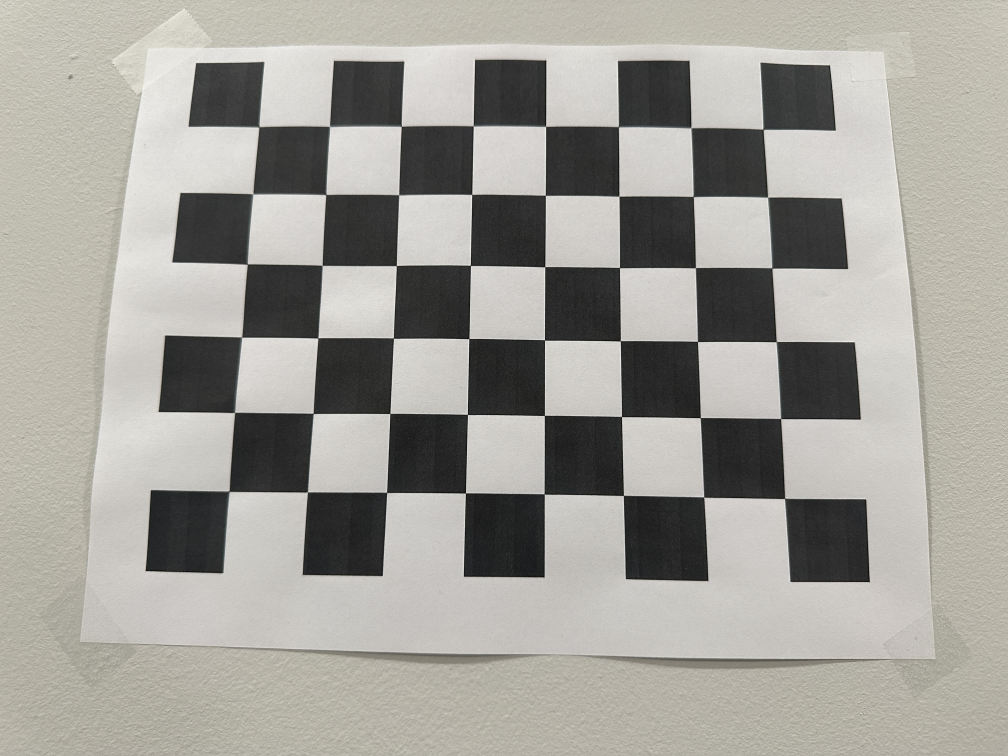
#> input picture calibrationPics/IMG_9552.JPG, 4032 x 3024 px, found by its file name (shown at 1/4 size); its folder holds only this picture in this run
$ python fcoronad_project3.py
#> lines starting #> are read from the running program, lines starting #| are printed output that depends on the picture; after the words box and inside, x2 and y2 are one past the last pixel; in counts of white or black regions, pixels touching at a corner belong together
import cv2 as cv
import numpy as np
from matplotlib import pyplot as plt
import time
# from google.colab.patches import cv2_imshow
import os

def calibrate(image_list):

    chessboard_dims = (8, 6)

    calibration_results = {}
    pts_3d = []

    # intialize world array with zeros of the shape 12x3
    pts_3d = np.zeros((chessboard_dims[0] * chessboard_dims[1], 3), np.float32)
    # create grid of coordinates the size of the chessboard then transpose and reshape into array
    pts_3d[:, :2] = np.mgrid[0:chessboard_dims[0], 0:chessboard_dims[1]].T.reshape(-1, 2)

    points_3d = []
    points_2d = []

    for img in img_list:
        project3_path = '/home/fabrizzio/Downloads/Grad_School/673/project3/'
        print('current img is: ', img)
        pic = cv.imread(project3_path + img)
        pic = cv.resize(pic, (1920, 1080))
        gray_pic = cv.cvtColor(pic, cv.COLOR_BGR2GRAY)
        ret, corners = cv.findChessboardCorners(gray_pic, chessboard_dims, None)

        if corners is not None:
            # print("corners is not None for", img)

            # define the termination criteria
            criteria = (cv.TERM_CRITERIA_EPS + cv.TERM_CRITERIA_MAX_ITER, 30, 0.001)
            # refine corner locations
            corners = cv.cornerSubPix(gray_pic, corners, (9, 9), (-1, -1), criteria)

            points_2d.append(corners) # append 2d points
            points_3d.append(pts_3d)
            cv.drawChessboardCorners(pic, chessboard_dims, corners, True)
            cv.imshow("corners on " + img + " before calibration", pic)
            # cv.waitKey(2000)
            cv.destroyAllWindows()

        else:
            print('corners is None for', img)

    print("gathering calibration coefficients...")
    # dist_coeffs is the distortion coefficient, R is rotation, T is translation
    # K is the calibration matrix
    ret, K, dist_coeffs, R, T = cv.calibrateCamera(
        points_3d, points_2d, gray_pic.shape[::-1], None, None)

    return K, dist_coeffs, R, T, points_3d, points_2d

calibration_pics = "calibrationPics/" # define folder with pictures
pictures = os.listdir(calibration_pics) # get list of all files in folder
img_list = [] # declare img_list as a list
chessboard_size = 26 # mm


# gather images in list to go through them when performing calibration
for file in pictures:
  if file.lower().endswith('.jpg'):
    img_path = os.path.join(calibration_pics, file) # identify path to image
    img_list.append(img_path) # append to list
    # print(img_path)
# print("img_list: ", img_list)

K, dist_coeffs, R, T, points_3d, points_2d = calibrate(img_list)
#> in calibrate, pic is the input picture: shape (3024, 4032, 3); mean B, G, R 153.5, 159.8, 161.6
#> in calibrate, `pic = cv.resize(pic, (1920, 1080))`:
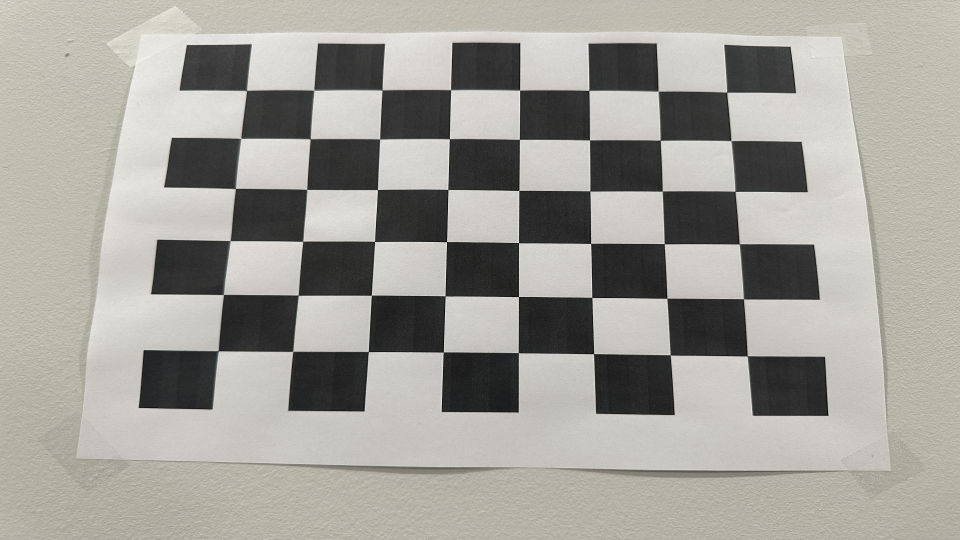
#> pic: shape (1080, 1920, 3) (shown at 1/2 size); mean B, G, R 153.4, 159.7, 161.5
#> in calibrate, `ret, corners = cv.findChessboardCorners(gray_pic, chessboard_dims, None)`: ret = True; corners = 48 rows, first 8: [493.7, 181.7], [628.3, 181.2], [764.7, 180.8], [901.6, 180.4], [1039.6, 180.9], [1177.9, 181.5], [1316.3, 183.1], [1453.6, 184.8]
#> in calibrate, `corners = cv.cornerSubPix(gray_pic, corners, (9, 9), (-1, -1), criteria)`: corners = 48 rows, first 8: [493.6, 181.5], [628.3, 181], [764.7, 180.6], [901.6, 180.2], [1039.7, 180.7], [1177.9, 181.4], [1316.5, 182.8], [1453.7, 185]
#> in calibrate, `cv.drawChessboardCorners(pic, chessboard_dims, corners, True)`:
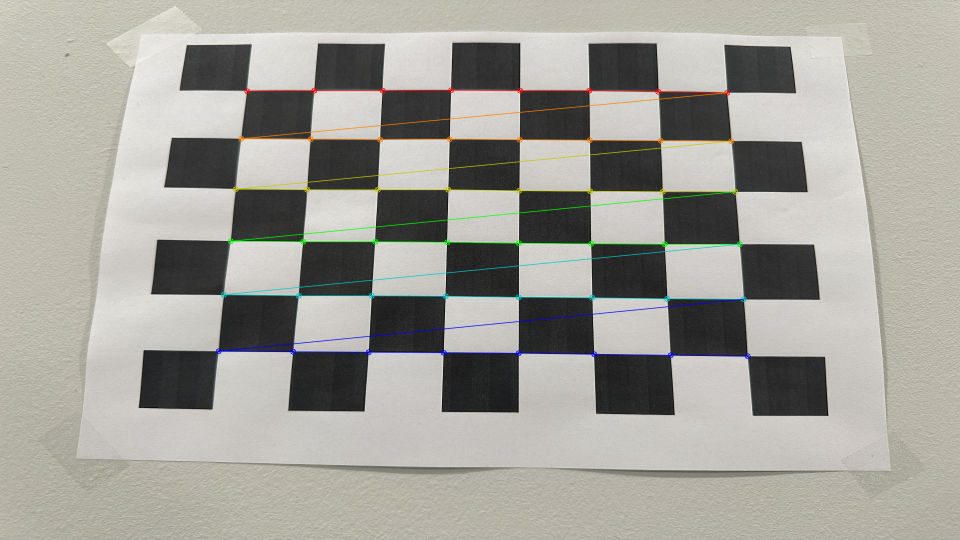
#> pic: shape (1080, 1920, 3) (shown at 1/2 size); 1.79% of pixels changed, all inside (x1, y1, x2, y2) = (431, 174, 1502, 719)
#> in calibrate, `ret, K, dist_coeffs, R, T = cv.calibrateCamera( points_3d, points_2d, ..`: ret = 0.693; K = [[1444.3, 0, 958.2], [0, 1093, 552.9], [0, 0, 1]]; dist_coeffs = [[0.141, -0.221, 0.00581, 0.00103, -1.07]]; R = ([-0.18, 0.017, 0.012],); T = ([-3.41, -3.61, 10.65],)
#> K = [[1444.3, 0, 958.2], [0, 1093, 552.9], [0, 0, 1]]; dist_coeffs = [[0.141, -0.221, 0.00581, 0.00103, -1.07]]; R = ([-0.18, 0.017, 0.012],); T = ([-3.41, -3.61, 10.65],); points_3d = 1 item; points_2d = 1 item


# 3: Reprojection Error Analysis
error_reprojection = []
for i in range(len(points_3d)):
    pts_2d, _ = cv.projectPoints(points_3d[i], R[i], T[i], K, dist_coeffs)
    error_reprojection.append(cv.norm(points_2d[i], pts_2d, cv.NORM_L2) / len(pts_2d))
#> this loop made 1 pass
#> after the loop, error_reprojection = [0.1]

img_nums = []
for name in img_list:
    # extract integers from img_list
    img_nums.append(int(name[20:24]))
#> this loop made 1 pass
#> name on pass 1: 'calibrationPics/IMG_9552.JPG'
#> after the loop, img_nums = [9552]

plt.scatter(img_nums, error_reprojection, color = 'red', marker='x')
plt.xlabel('image number')
plt.ylabel('reprojection error')
plt.title('reprojection error analysis')
plt.show()
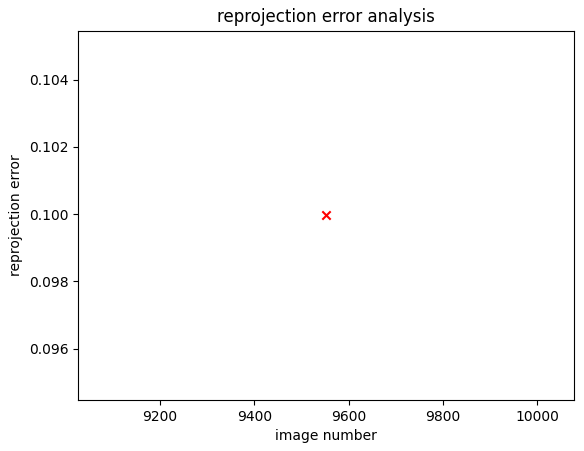
#> figure drawn by matplotlib, 1 panel

$ run again, on calibrationPics/IMG_9556.JPG
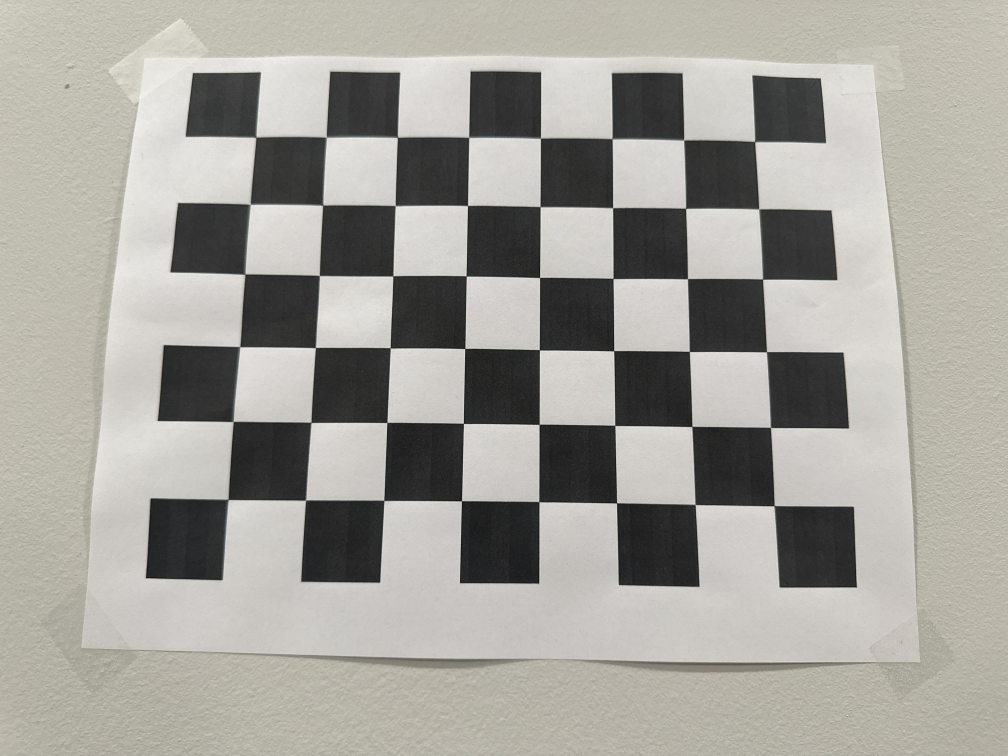
#> input picture calibrationPics/IMG_9556.JPG, 4032 x 3024 px, found by its file name (shown at 1/4 size)
#> in calibrate, pic is the input picture: shape (3024, 4032, 3); mean B, G, R 154.9, 161.4, 163.3
#> in calibrate, `ret, corners = cv.findChessboardCorners(gray_pic, chessboard_dims, None)`: ret = True; corners = 48 rows, first 8: [488, 196.5], [622.3, 196.4], [757.5, 196.7], [893.4, 196.9], [1029.7, 197.8], [1166.3, 198.8], [1302.5, 200.4], [1437.7, 202.5]
#> in calibrate, `corners = cv.cornerSubPix(gray_pic, corners, (9, 9), (-1, -1), criteria)`: corners = 48 rows, first 8: [487.9, 196.4], [621.9, 196.3], [757.5, 196.4], [893.4, 196.4], [1029.8, 197.5], [1166.3, 198.5], [1302.6, 200.3], [1437.8, 202.6]
#> in calibrate, `cv.drawChessboardCorners(pic, chessboard_dims, corners, True)`:
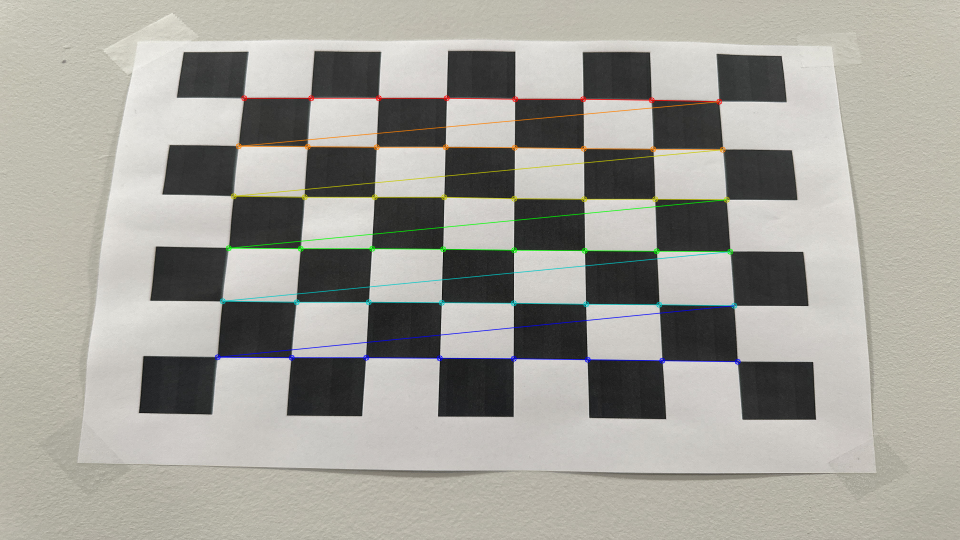
#> pic: shape (1080, 1920, 3) (shown at 1/2 size); mean B, G, R 154.5, 161.5, 163
#> in calibrate, `ret, K, dist_coeffs, R, T = cv.calibrateCamera( points_3d, points_2d, ..`: ret = 0.662; K = [[1538.1, 0, 958.3], [0, 1166, 560.3], [0, 0, 1]]; dist_coeffs = [[0.166, -0.331, 0.0059, 0.000784, -1.55]]; R = ([-0.181, 0.00641, 0.0114],); T = ([-3.48, -3.56, 11.42],)
#> `K, dist_coeffs, R, T, points_3d, points_2d = calibrate(img_list)`: K = [[1538.1, 0, 958.3], [0, 1166, 560.3], [0, 0, 1]]; dist_coeffs = [[0.166, -0.331, 0.0059, 0.000784, -1.55]]; R = ([-0.181, 0.00641, 0.0114],); T = ([-3.48, -3.56, 11.42],); points_3d = 1 item
#> the loop `for i in range(len(points_3d)):` made 1 pass
#> after the loop `for i in range(len(points_3d)):`: error_reprojection = [0.0956]
#> the loop `for name in img_list:` made 1 pass
#> name on pass 1: 'calibrationPics/IMG_9556.JPG'
#> after the loop `for name in img_list:`: img_nums = [9556]
#> `plt.show()`:
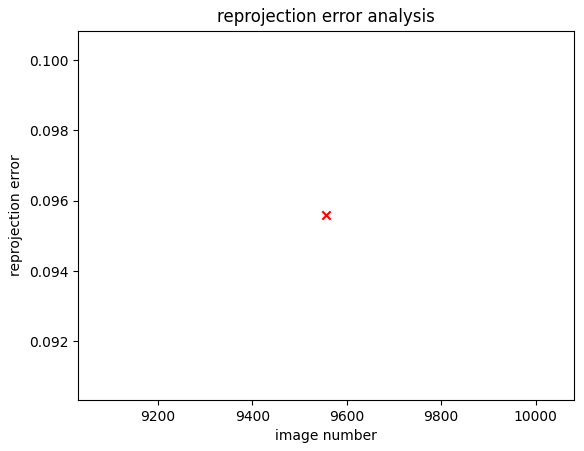
#> figure drawn by matplotlib, 1 panel

$ run again, on calibrationPics/IMG_9557.JPG
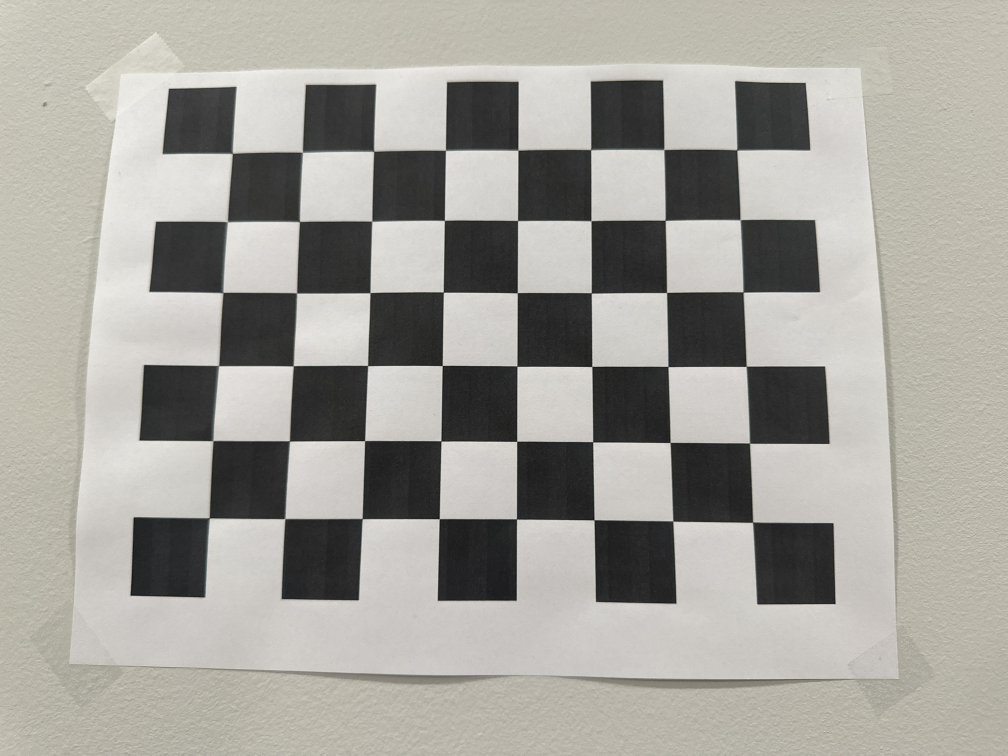
#> input picture calibrationPics/IMG_9557.JPG, 4032 x 3024 px, found by its file name (shown at 1/4 size)
#> in calibrate, pic is the input picture: shape (3024, 4032, 3); mean B, G, R 155.3, 161.8, 163.7
#> in calibrate, `ret, corners = cv.findChessboardCorners(gray_pic, chessboard_dims, None)`: ret = True; corners = 48 rows, first 8: [443.4, 219.6], [576.8, 218], [712.4, 216.6], [849, 215.2], [987.1, 215.3], [1125.3, 214.5], [1264.7, 214.3], [1403.6, 214.3]
#> in calibrate, `corners = cv.cornerSubPix(gray_pic, corners, (9, 9), (-1, -1), criteria)`: corners = 48 rows, first 8: [443.1, 219.4], [576.4, 217.7], [712.3, 216.4], [849, 215.1], [987, 214.7], [1125.5, 214.2], [1264.8, 213.9], [1403.8, 214.4]
#> in calibrate, `cv.drawChessboardCorners(pic, chessboard_dims, corners, True)`:
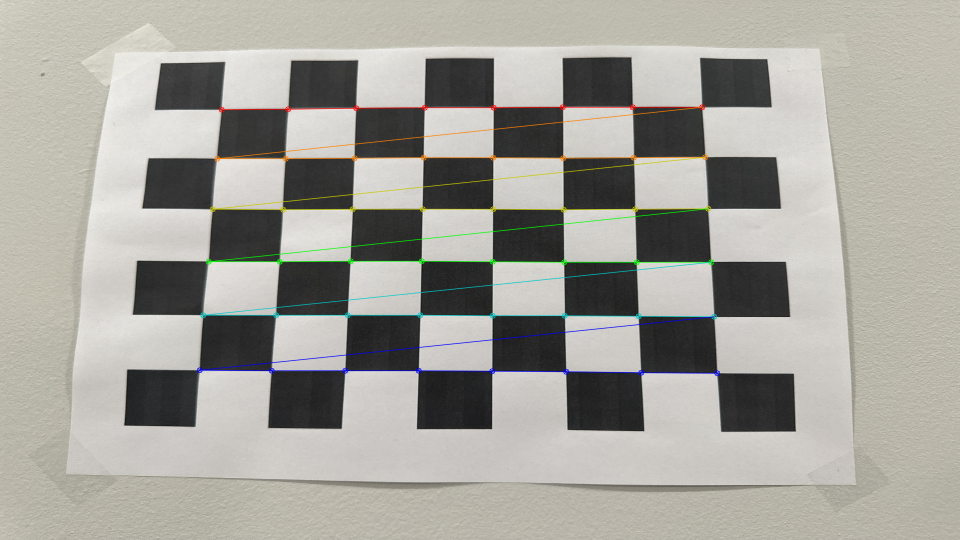
#> pic: shape (1080, 1920, 3) (shown at 1/2 size); mean B, G, R 154.9, 161.8, 163.4
#> in calibrate, `ret, K, dist_coeffs, R, T = cv.calibrateCamera( points_3d, points_2d, ..`: ret = 0.63; K = [[1635, 0, 944.6], [0, 1238.1, 560.8], [0, 0, 1]]; dist_coeffs = [[0.192, -0.564, 0.00495, 0.00196, -1.73]]; R = ([-0.157, 0.0304, 0.00537],); T = ([-3.69, -3.33, 12.08],)
#> `K, dist_coeffs, R, T, points_3d, points_2d = calibrate(img_list)`: K = [[1635, 0, 944.6], [0, 1238.1, 560.8], [0, 0, 1]]; dist_coeffs = [[0.192, -0.564, 0.00495, 0.00196, -1.73]]; R = ([-0.157, 0.0304, 0.00537],); T = ([-3.69, -3.33, 12.08],); points_3d = 1 item
#> the loop `for i in range(len(points_3d)):` made 1 pass
#> after the loop `for i in range(len(points_3d)):`: error_reprojection = [0.091]
#> the loop `for name in img_list:` made 1 pass
#> name on pass 1: 'calibrationPics/IMG_9557.JPG'
#> after the loop `for name in img_list:`: img_nums = [9557]
#> `plt.show()`:
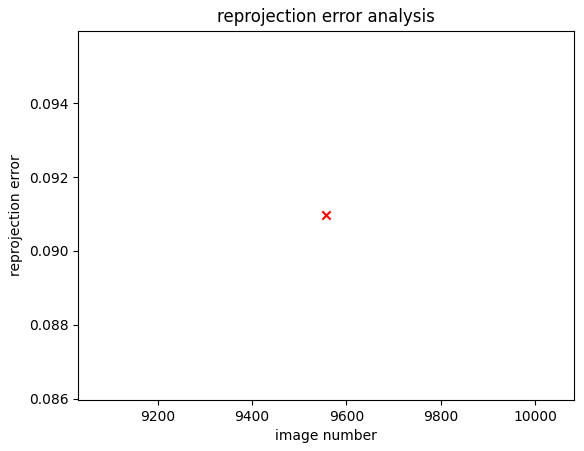
#> figure drawn by matplotlib, 1 panel

$ run again, on calibrationPics/IMG_9553.JPG
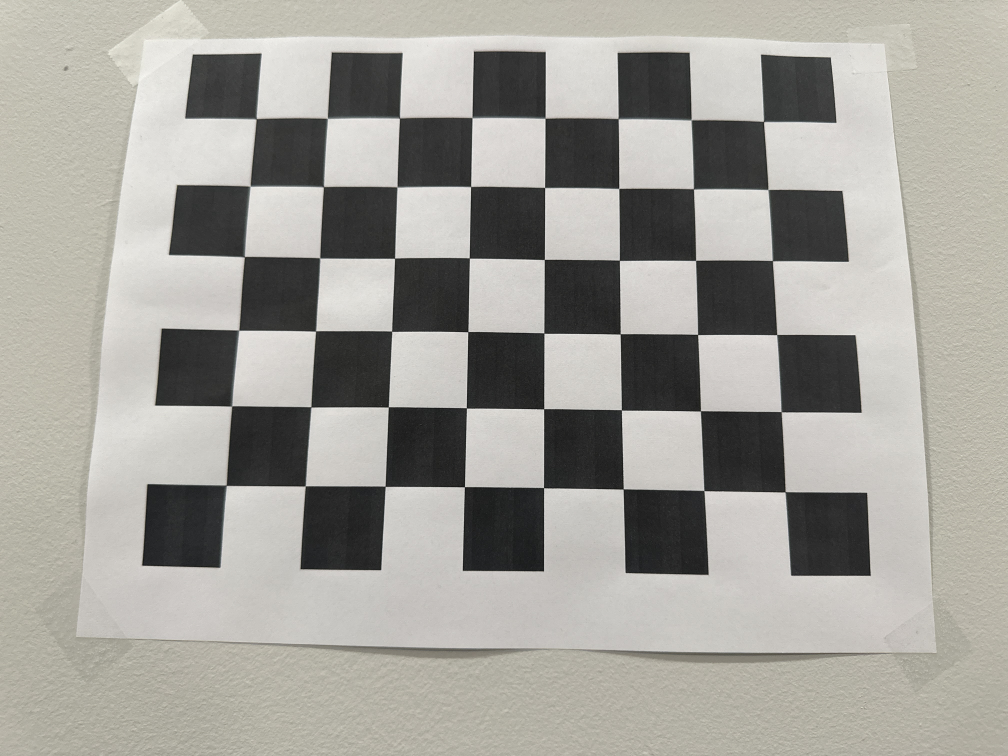
#> input picture calibrationPics/IMG_9553.JPG, 4032 x 3024 px, found by its file name (shown at 1/4 size)
#> in calibrate, pic is the input picture: shape (3024, 4032, 3); mean B, G, R 154.2, 160.4, 162.2
#> in calibrate, `ret, corners = cv.findChessboardCorners(gray_pic, chessboard_dims, None)`: ret = True; corners = 48 rows, first 8: [488.4, 170.1], [624.3, 169.4], [761.4, 169.1], [899.5, 168.6], [1038.6, 169.5], [1177.6, 170], [1316.6, 171.7], [1454.6, 173.7]
#> in calibrate, `corners = cv.cornerSubPix(gray_pic, corners, (9, 9), (-1, -1), criteria)`: corners = 48 rows, first 8: [488.4, 169.9], [624.1, 169.3], [761.5, 168.8], [899.5, 168.3], [1038.6, 169.1], [1177.7, 169.7], [1316.7, 171.5], [1454.6, 173.8]
#> in calibrate, `cv.drawChessboardCorners(pic, chessboard_dims, corners, True)`:
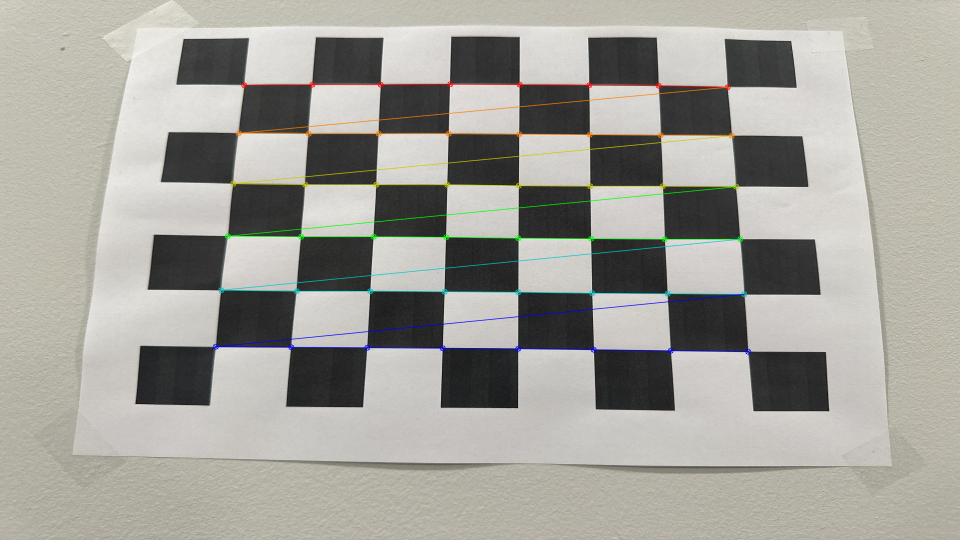
#> pic: shape (1080, 1920, 3) (shown at 1/2 size); mean B, G, R 153.8, 160.4, 161.9
#> in calibrate, `ret, K, dist_coeffs, R, T = cv.calibrateCamera( points_3d, points_2d, ..`: ret = 0.723; K = [[1442.8, 0, 962.6], [0, 1092.2, 556.4], [0, 0, 1]]; dist_coeffs = [[0.174, -0.528, 0.00574, 0.00105, -0.213]]; R = ([-0.177, 0.0127, 0.0112],); T = ([-3.45, -3.73, 10.56],)
#> `K, dist_coeffs, R, T, points_3d, points_2d = calibrate(img_list)`: dist_coeffs = [[0.174, -0.528, 0.00574, 0.00105, -0.213]]; R = ([-0.177, 0.0127, 0.0112],); T = ([-3.45, -3.73, 10.56],); points_3d = 1 item
#> the loop `for i in range(len(points_3d)):` made 1 pass
#> after the loop `for i in range(len(points_3d)):`: error_reprojection = [0.104]
#> the loop `for name in img_list:` made 1 pass
#> name on pass 1: 'calibrationPics/IMG_9553.JPG'
#> after the loop `for name in img_list:`: img_nums = [9553]
#> `plt.show()`:
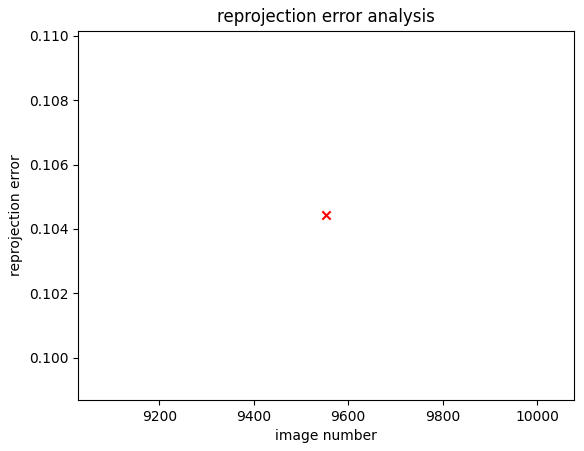
#> figure drawn by matplotlib, 1 panel
